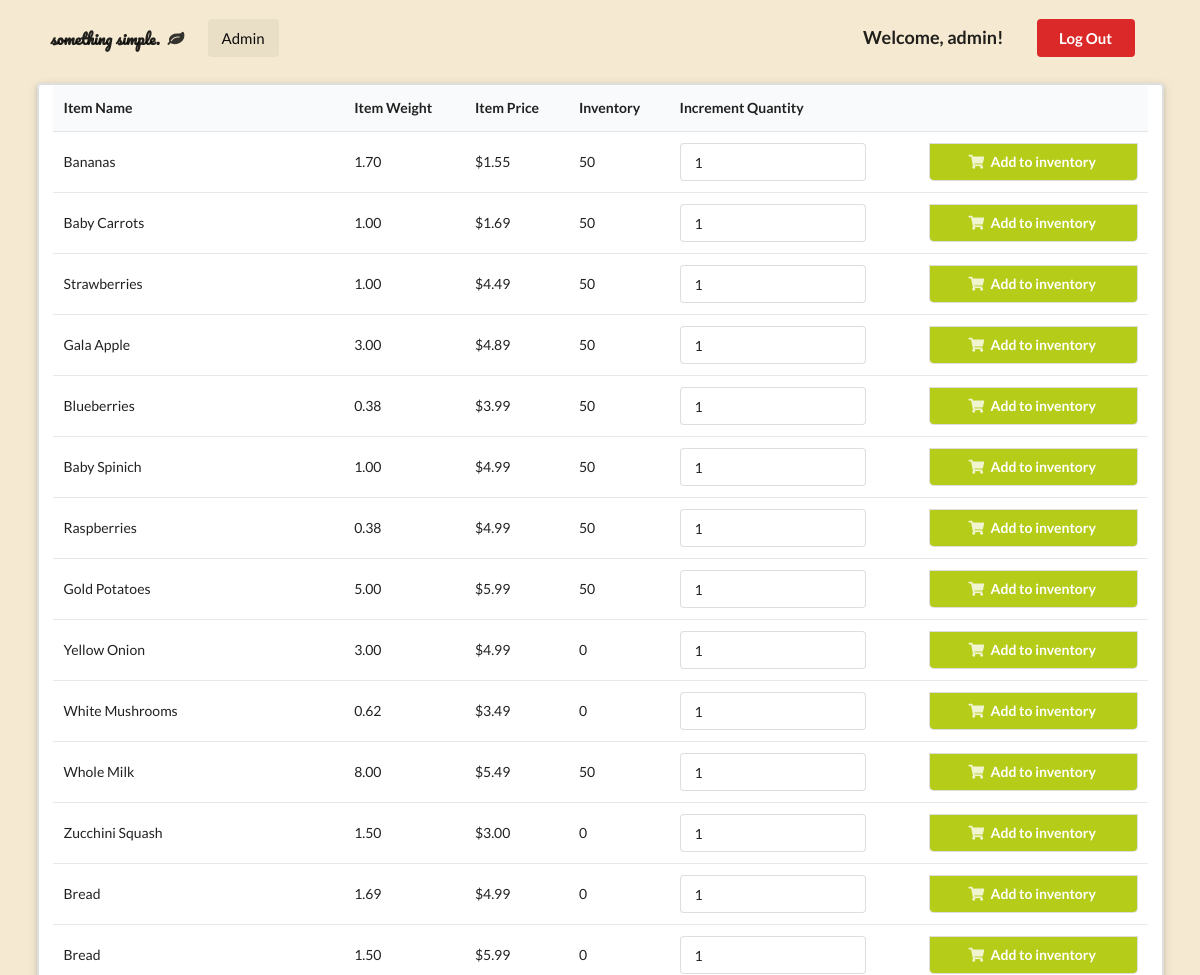
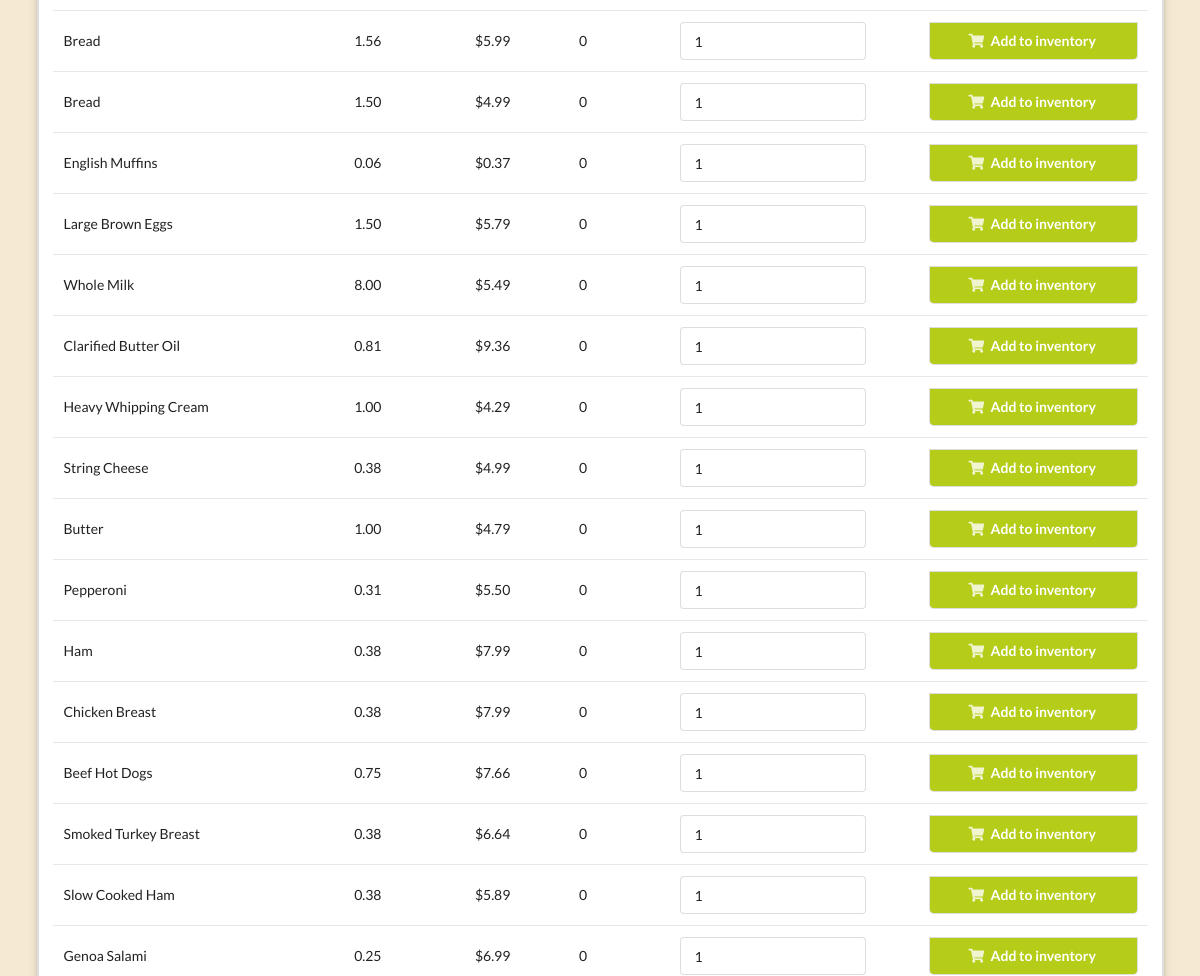
/adminHome.php (signed in, upper part), run on an earlier commit of the app's database (2 pictures, top to bottom).
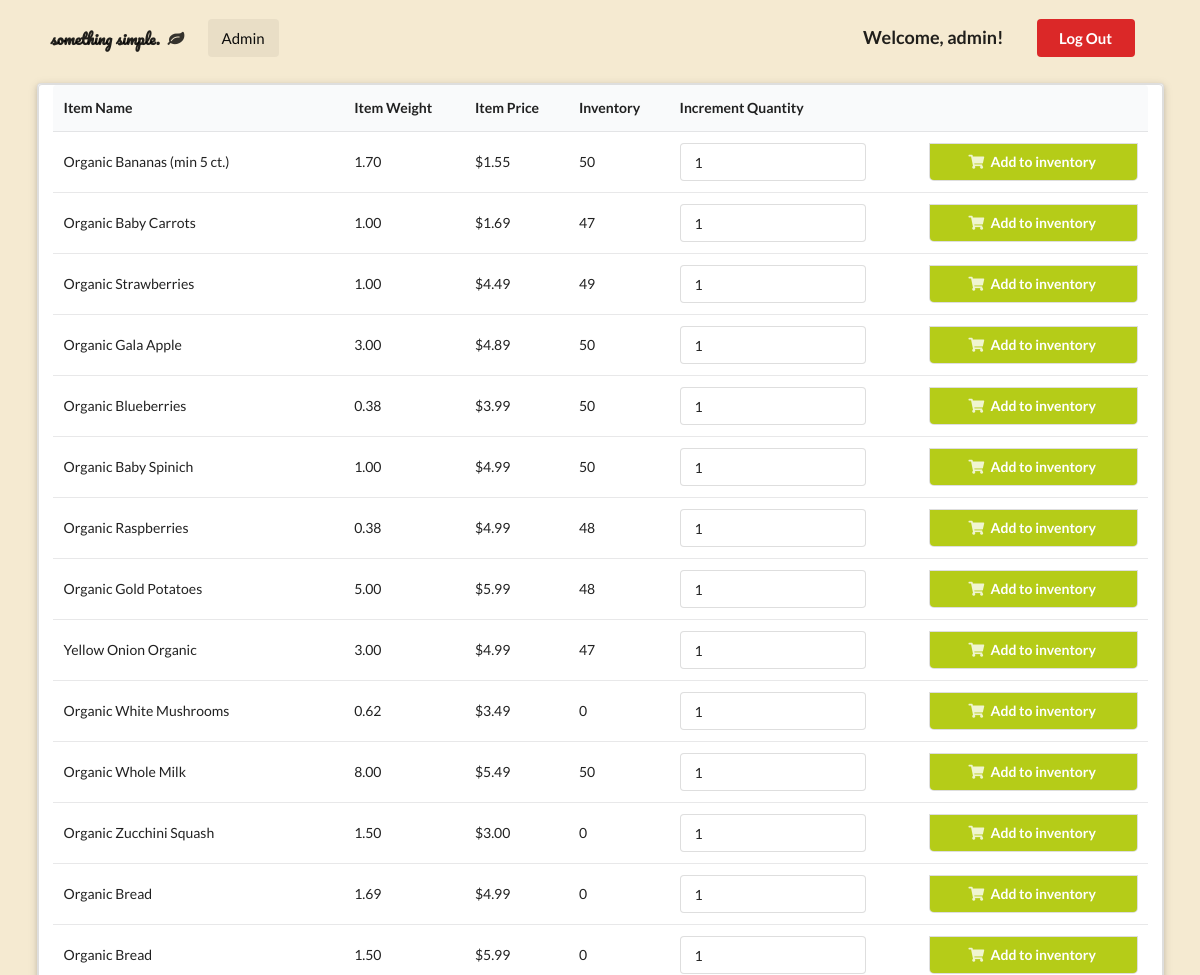
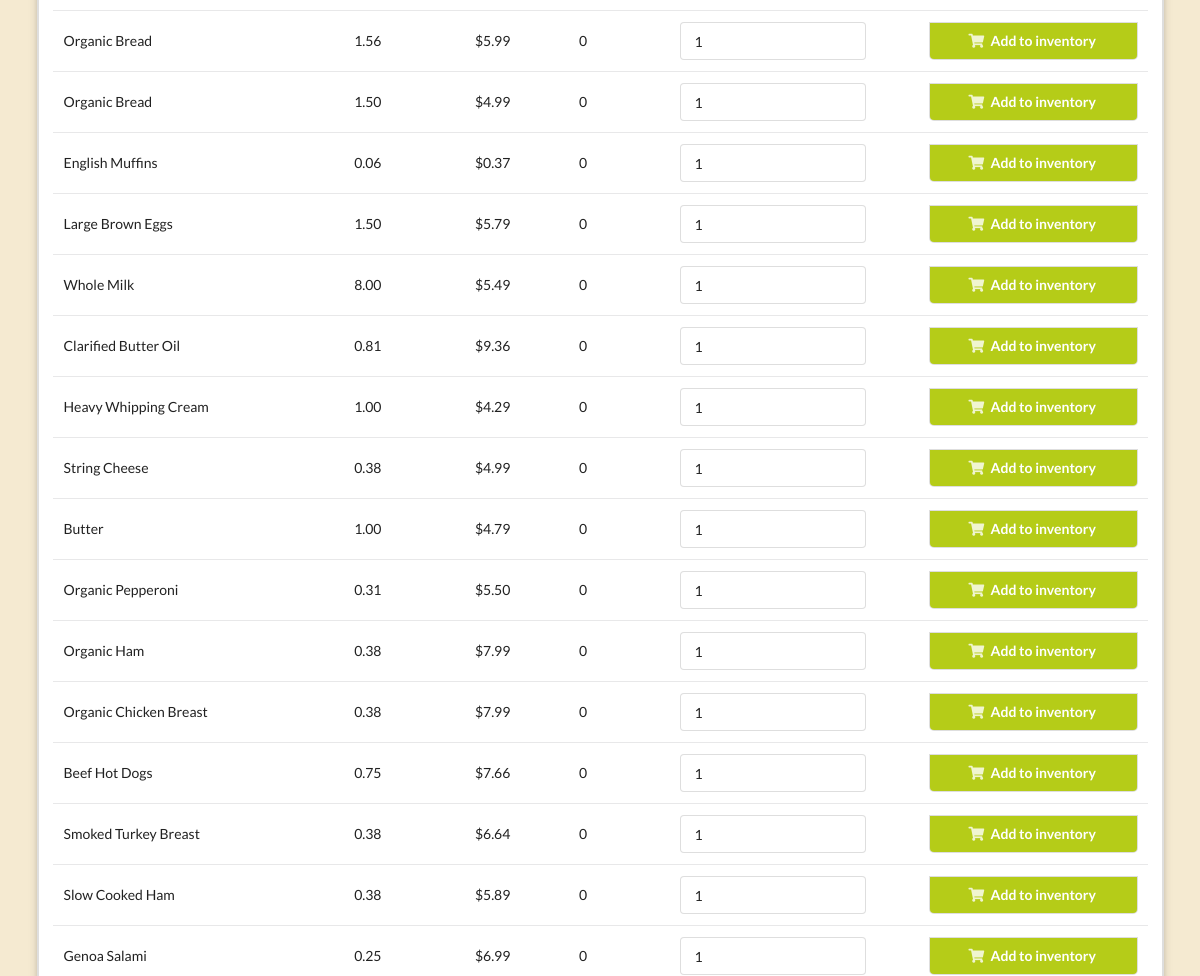
And on a later commit of the database (2 pictures, top to bottom).
### tables this page shows
CREATE TABLE `item` (
  `item_id` int(11) NOT NULL,
  `item_category` varchar(128) DEFAULT NULL,
  `item_name` varchar(128) DEFAULT NULL,
  `item_desc` varchar(128) DEFAULT NULL,
  `item_price` varchar(128) DEFAULT NULL,
  `item_weight` varchar(128) DEFAULT NULL,
  `item_weight_unit` varchar(4) DEFAULT NULL,
  `inventory` int(11) DEFAULT NULL,
  `image` varchar(255) DEFAULT NULL
);

### adminHome.php (the view, shortened to what this page needs)
<?php
  function query($query)
  {
      $connect = mysqli_connect('localhost','OFS','sesame','OFS');
      $result = mysqli_query($connect, $query);
      while($row=mysqli_fetch_assoc($result))
      {
          $set[] = $row;
      }
      if (!empty($set))
      {
        return $set;
      }
  }
?>
<!DOCTYPE html>
<html>
<head>
  <link rel="stylesheet" type="text/css" href="https://cdnjs.cloudflare.com/ajax/libs/semantic-ui/2.3.3/semantic.css">
</head>
<body>
  <div class="pusher">
    <section class="masthead">
      <div class="ui container">
        <div class="ui large secondary menu">
          <div class="header item">
            <span>something simple.</span>
            <i class="leaf icon"></i>
          </div>
          <a class="active item">Admin</a>
          <div class="right item">
            <h3>Welcome, <?php echo $_SESSION['username']['username']; ?>!</h3>
            <a class="ui negative button" href="index.php">Log Out</a>
          </div>
        </div>
        <div class="ui raised segment container">
          <div class="ui grid">
            <?php
              $items = query("SELECT * FROM item");
              echo "<table class='ui striped table'>
              <thead>
                <tr>
                <th>Item Name</th>
                <th>Item Weight</th>
                <th>Item Price</th>
                <th>Inventory</th>
                <th>Increment Quantity</th>
                <th></th>
                </tr>
              </thead>";
              if (!empty($items))
              {
                foreach($items as $key=>$value)
                {
            ?>
                  <form method="post" action="adminHome.php?action=add&item_id=<?php echo $items[$key]["item_id"]; ?>">
                    <tr>
                      <td><?php echo $items[$key]["item_name"]; ?></td>
                      <td><?php echo $items[$key]["item_weight"];?></td>
                      <td><?php echo "$".$items[$key]["item_price"]; ?></td>
                      <td><?php echo $items[$key]["inventory"];?></td>
                      <td><span class="ui input"><input type="number"name="quantity" min="0" value="1"/></span></td>
                      <td><button class="ui bottom attached olive fluid button" type="submit"><i class="shop icon"></i>Add to inventory</button></td>
                    </tr>
                  </form>
                  <?php
                }
                ?>
              </table>
              <?php
              }
            ?>
          </div>
        </div>
    </section>
  </div>
</body>
</html>

### adminHome.php (style rules this page uses)
.masthead { min-height: 700px; padding: 0.5em 0em; background: #F5EAD1 url('images/web-graphics/leaf-watermark.png'); background-size: 600px; background-repeat: no-repeat; background-position: left bottom; left: -2em; bottom: -2em; }
.masthead .container .header span { font-family: 'Pacifico', cursive; }
.masthead .container .header i { padding: 0 0.5em; }
.masthead .container .right .button { margin: 0 1em !important; }
.masthead .container .right h3 { margin: 0 1em !important; }

What changed in the data, as far as the page shows it:
changed item: item_name "Bananas" → "Organic Bananas (min 5 ct.)"
changed item: item_name "Baby Carrots" → "Organic Baby Carrots"; inventory "50" → "47"
changed item: item_name "Strawberries" → "Organic Strawberries"; inventory "50" → "49"
changed item: item_name "Gala Apple" → "Organic Gala Apple"
changed item: item_name "Blueberries" → "Organic Blueberries"
changed item: item_name "Baby Spinich" → "Organic Baby Spinich"
changed item: item_name "Raspberries" → "Organic Raspberries"; inventory "50" → "48"
changed item: item_name "Gold Potatoes" → "Organic Gold Potatoes"; inventory "50" → "48"
changed item: item_name "Yellow Onion" → "Yellow Onion Organic"; inventory "0" → "47"
changed item: item_name "White Mushrooms" → "Organic White Mushrooms"
changed item: item_name "Whole Milk" → "Organic Whole Milk"
changed item: item_name "Zucchini Squash" → "Organic Zucchini Squash"
changed item (number 13 of 30 on the later page): item_name "Bread" → "Organic Bread"
changed item (number 14 of 30 on the later page): item_name "Bread" → "Organic Bread"
changed item (number 15 of 30 on the later page): item_name "Bread" → "Organic Bread"
changed item (number 16 of 30 on the later page): item_name "Bread" → "Organic Bread"
changed item: item_name "Pepperoni" → "Organic Pepperoni"
changed item: item_name "Ham" → "Organic Ham"
changed item: item_name "Chicken Breast" → "Organic Chicken Breast"
